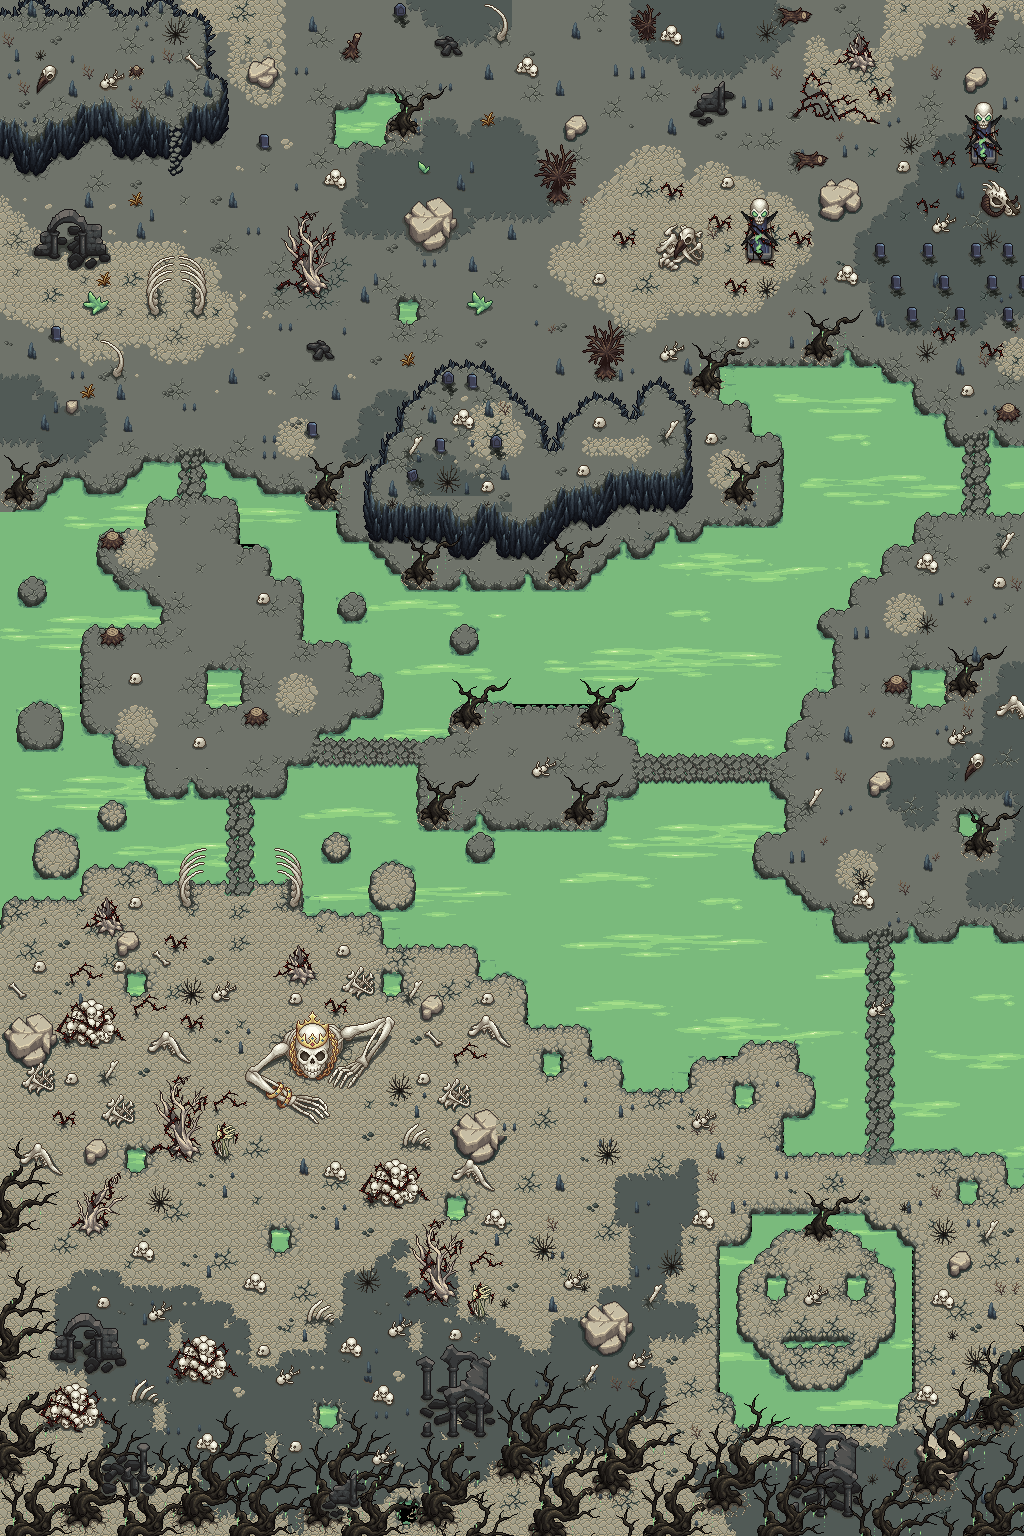

The image is a tile-based game level rendered from a .tmx file. Its description and source (layers, tilesets, objects; grid data summarised) follow:
An orthogonal 64x96 tile map with 16x16 px tiles, 13 tile layers (Water, Water Effect, Ground, Ground 2, ...), 6 tilesets and 123 objects.

<map version="1.10" tiledversion="1.12.1" orientation="orthogonal" renderorder="right-down" width="64" height="96" tilewidth="16" tileheight="16" infinite="0" nextlayerid="16" nextobjectid="129">
 <tileset firstgid="1" source="Ground_rocks.tsx" />
 <tileset firstgid="2263" source="details.tsx" />
 <tileset firstgid="2823" source="Objects.tsx" />
 <tileset firstgid="6423" source="water_coasts.tsx" />
 <tileset firstgid="7826" source="Objects_animated.tsx" />
 <tileset firstgid="9542" source="water_detilazation.tsx" />
 <group id="11" name="Environment">
  <layer id="8" name="Water" width="64" height="96">
   <data>[6144 cells, 2300 non-empty, 16 distinct tile ids]</data>
  </layer>
  <layer id="15" name="Water Effect" width="64" height="96">
   <data>[6144 cells, 908 non-empty, 311 distinct tile ids]</data>
  </layer>
  <layer id="2" name="Ground" width="64" height="96">
   <data>[6144 cells, 4813 non-empty, 235 distinct tile ids]</data>
  </layer>
  <layer id="6" name="Ground 2" width="64" height="96">
   <data>[6144 cells, 1108 non-empty, 36 distinct tile ids]</data>
  </layer>
  <layer id="7" name="Rocks" width="64" height="96">
   <data>[6144 cells, 907 non-empty, 158 distinct tile ids]</data>
  </layer>
  <layer id="9" name="Bridge" width="64" height="96">
   <data>[6144 cells, 108 non-empty, 34 distinct tile ids]</data>
  </layer>
  <layer id="1" name="Elevated Space" width="64" height="96">
   <data>[6144 cells, 301 non-empty, 116 distinct tile ids]</data>
  </layer>
  <layer id="3" name="Stairs" width="64" height="96">
   <data>[6144 cells, 8 non-empty, 6 distinct tile ids]</data>
  </layer>
  <layer id="13" name="Trees" width="64" height="96">
   <data>[6144 cells, 410 non-empty, 53 distinct tile ids]</data>
  </layer>
  <layer id="14" name="Trees2" width="64" height="96">
   <data>[6144 cells, 555 non-empty, 56 distinct tile ids]</data>
  </layer>
  <layer id="4" name="Ground Details" width="64" height="96">
   <data>[6144 cells, 809 non-empty, 86 distinct tile ids]</data>
  </layer>
  <layer id="5" name="Objects" width="64" height="96">
   <data>[6144 cells, 330 non-empty, 106 distinct tile ids]</data>
  </layer>
  <layer id="10" name="Decoration" width="64" height="96">
   <data>[6144 cells, 1318 non-empty, 479 distinct tile ids]</data>
  </layer>
 </group>
 <objectgroup id="12" name="Colliders">
  <object id="1" x="1" y="1.83333" width="169.5" height="6.5" />
  <object id="2" x="177.952" y="1.04737" width="48.6667" height="6.33333" rotation="34.4992" />
  <object id="3" x="216.485" y="33.0606" width="8.33333" height="46.3333" />
  <object id="4" x="210.341" y="82.9727" width="8.66667" height="57.1091" rotation="0.0609497" />
  <object id="5" x="-0.666667" y="127.333" width="157.833" height="6.66667" />
  <object id="6" x="37" y="221" width="72.3333" height="44.6667" />
  <object id="7" x="407" y="203.5" width="50" height="43.5" />
  <object id="8" x="336.5" y="108.5" width="47.875" height="30.75" />
  <object id="9" x="399" y="302.5" width="19" height="17" />
  <object id="10" x="50.5" y="493.5" width="93.5" height="18" />
  <object id="11" x="143" y="468.5" width="27.5" height="20" />
  <object id="12" x="214.5" y="475.75" width="47" height="15.75" />
  <object id="13" x="243.5" y="499" width="67.5" height="11.5" />
  <object id="14" x="437.561" y="367.182" width="60.1667" height="18.9394" />
  <object id="16" x="419" y="389.333" width="92.6667" height="15.3333" />
  <object id="17" x="402.667" y="411" width="126.583" height="13.6667" />
  <object id="18" x="390.333" y="431.667" width="169.917" height="16.6667" />
  <object id="19" x="384" y="458.667" width="127.333" height="13" />
  <object id="20" x="367.667" y="477" width="145" height="32.3333" />
  <object id="21" x="344" y="44.5" width="14" height="15" />
  <object id="22" x="298" y="271" width="31" height="22.5" />
  <object id="23" x="64.6667" y="480.667" width="15.6667" height="10.6667" />
  <object id="24" x="215.303" y="465.333" width="13.6667" height="7.66667" />
  <object id="25" x="370.25" y="95.375" width="25.375" height="11.625" />
  <object id="26" x="146.182" y="268.182" width="11.0909" height="45.4545" />
  <object id="27" x="190.545" y="268.545" width="17.2727" height="45.2727" />
  <object id="28" x="248.5" y="61.5" width="29" height="25.5" />
  <object id="29" x="434.5" y="36.5" width="27.5" height="19.5" />
  <object id="30" x="67.5" y="400.5" width="10.5" height="15" />
  <object id="31" x="307" y="341.5" width="27.5" height="19" />
  <object id="32" x="246.667" y="522" width="115.333" height="16.6667" />
  <object id="33" x="278" y="552" width="115.333" height="14.6667" />
  <object id="34" x="313.333" y="578" width="117.333" height="12" />
  <object id="35" x="312.667" y="606.667" width="90" height="24.6667" />
  <object id="36" x="360.667" y="645.333" width="90" height="23.3333" />
  <object id="37" x="388.667" y="678" width="50" height="46" />
  <object id="38" x="454" y="670.667" width="197.5" height="18" />
  <object id="39" x="415.333" y="838" width="215.333" height="26" />
  <object id="40" x="300.667" y="782" width="101.333" height="19.3333" />
  <object id="41" x="266" y="809.333" width="140.667" height="56" />
  <object id="42" x="310.667" y="878.667" width="114.667" height="22" />
  <object id="43" x="393.333" y="915.333" width="113.333" height="24.6667" />
  <object id="44" x="486" y="946.667" width="24" height="17.3333" />
  <object id="45" x="212" y="676" width="20.6667" height="22" />
  <object id="46" x="22" y="807.333" width="187.333" height="49.3333" />
  <object id="47" x="16.6667" y="778.667" width="119.333" height="17.3333" />
  <object id="48" x="15.3333" y="739.333" width="86.6667" height="27.3333" />
  <object id="49" x="10.6667" y="606.667" width="60" height="120.667" />
  <object id="50" x="57.3333" y="526.667" width="32" height="57.3333" />
  <object id="51" x="96.6667" y="594.667" width="36.6667" height="20" />
  <object id="52" x="165.333" y="864.364" width="42.6667" height="11.3333" />
  <object id="53" x="10" y="872.333" width="64.6667" height="15.3333" />
  <object id="54" x="4" y="517" width="36.5" height="11.5" />
  <object id="55" x="129" y="971" width="14" height="21" />
  </objectgroup>
</map>
<!-- 69 of 123 objects omitted -->
